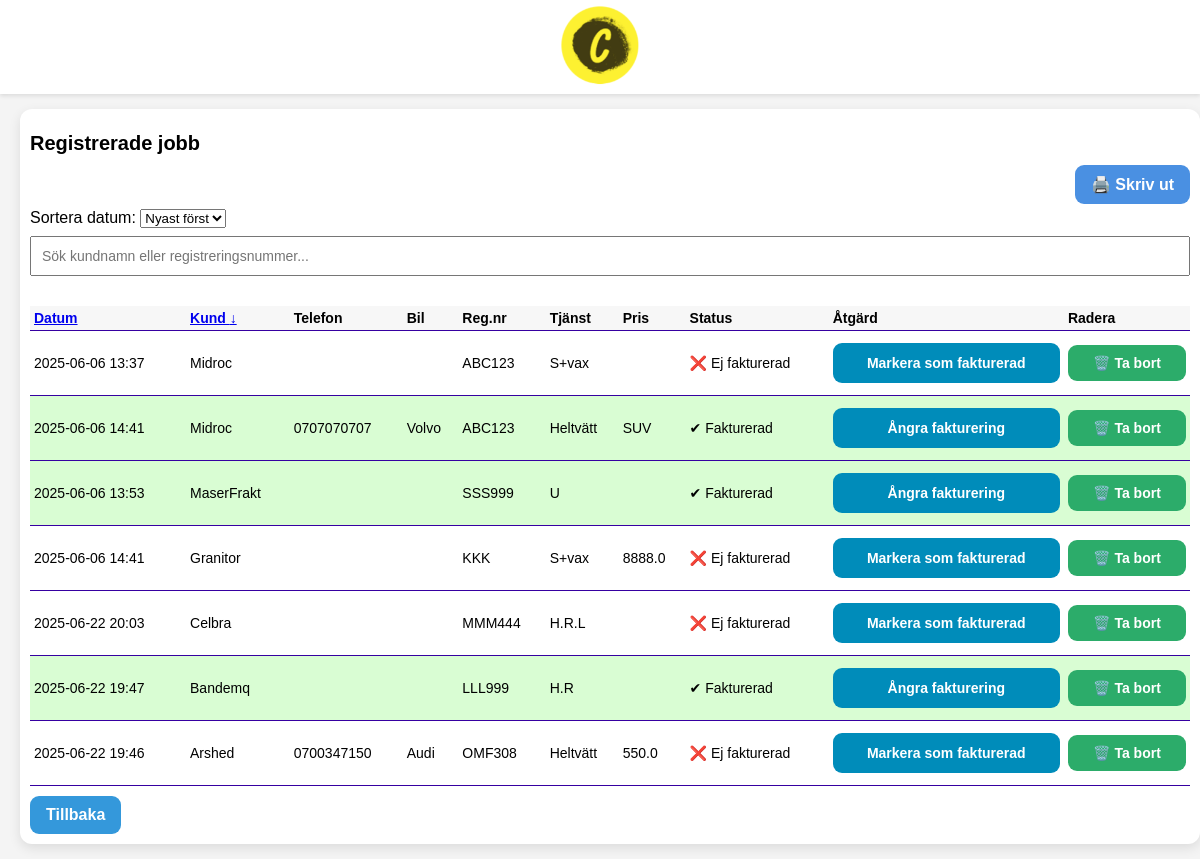
Screenshot of /jobs?sort_field=name&sort=desc&search= with the database file from the repository.
### tables this page shows
CREATE TABLE jobs (
        id INTEGER PRIMARY KEY AUTOINCREMENT,
        customer_name TEXT,
        phone TEXT,
        car_model TEXT,
        license_plate TEXT,
        service TEXT,
        price REAL,
        date TEXT,
        status TEXT
    , archived INTEGER DEFAULT 0);

### app.py (the view)
@app.route('/jobs')
def jobs():
    search = request.args.get('search', '')
    sort_field = request.args.get('sort_field', 'date')
    sort_order = request.args.get('sort', 'desc')
    allowed_fields = {
        'date': 'date',
        'name': 'customer_name'
    }
    order_by = allowed_fields.get(sort_field, 'date')
    conn = sqlite3.connect('database.db')
    c = conn.cursor()
    if search:
        c.execute(f"""
            SELECT * FROM jobs
            WHERE archived = 0 AND (license_plate LIKE ? OR customer_name LIKE ?)
            ORDER BY {order_by} {sort_order}
        """, ('%' + search + '%', '%' + search + '%'))
    else:
        c.execute(f"SELECT * FROM jobs WHERE archived = 0 ORDER BY {order_by} {sort_order}")
    jobs = c.fetchall()
    conn.close()
    return render_template('jobs.html', jobs=jobs, search=search, sort=sort_order, sort_field=sort_field)

### templates/jobs.html (shortened to what this page needs)
{% extends 'base.html' %}
{% block content %}
<div class="container">
    <h1>Registrerade jobb</h1>
    <div class="print-btn-wrapper">
  <a href="{{ url_for('generate_job_list_pdf', sort=sort, sort_field=sort_field) }}" class="btn-pdf">
    🖨️ Skriv ut
  </a>
</div>
    <label for="sort">Sortera datum:</label>
        <select name="sort" onchange="this.form.submit()">
            <option value="desc" {% if sort == 'desc' %}selected{% endif %}>Nyast först</option>
        </select>
    <input type="text" id="liveSearch" placeholder="Sök kundnamn eller registreringsnummer..." style="width: 100%; padding: 10px; margin-bottom: 15px; font-size: 14px;">
    <table>
        <thead>
            <tr>
                <th>
                    <a href="{{ url_for('jobs', sort_field='date', sort='asc' if sort_field != 'date' or sort == 'desc' else 'desc', search=search) }}">
                        Datum {% if sort_field == 'date' %}{{ '↑' if sort == 'asc' else '↓' }}{% endif %}
                    </a>
                </th>
                <th>
                    <a href="{{ url_for('jobs', sort_field='name', sort='asc' if sort_field != 'name' or sort == 'desc' else 'desc', search=search) }}">
                        Kund {% if sort_field == 'name' %}{{ '↑' if sort == 'asc' else '↓' }}{% endif %}
                    </a>
                </th>
                <th>Telefon</th>
                <th>Bil</th>
                <th>Reg.nr</th>
                <th>Tjänst</th>
                <th>Pris</th>
                <th>Status</th>
                <th>Åtgärd</th>
                <th>Radera</th>
            </tr>
        </thead>
        <tbody>
            {% for job in jobs %}
            <tr class="{% if job[8] == 'Fakturerad' %}fakturerad{% endif %}">
                <td>{{ job[7] }}</td>
                <td>{{ job[1] }}</td>
                <td>{{ job[2] }}</td>
                <td>{{ job[3] }}</td>
                <td>{{ job[4] }}</td>
                <td>{{ job[5] }}</td>
                <td>{{ job[6] }}</td>
                <td>
                    {% if job[8] == 'Fakturerad' %}
                        ✔ Fakturerad
                    {% else %}
                        ❌ Ej fakturerad
                    {% endif %}
                </td>
                <td>
                    <form method="post" action="/toggle_status/{{ job[0] }}" onsubmit="return confirmToggleStatus(this)">
                        <button type="submit" class="action-btn">
                            {% if job[8] == 'Fakturerad' %}
                                Ångra fakturering
                            {% else %}
                                Markera som fakturerad
                            {% endif %}
                        </button>
                    </form>
                </td>
                <td>
                    <form method="post" action="/delete/{{ job[0] }}" onsubmit="return confirmDelete(this)">
                        <button type="submit">🗑️ Ta bort</button>
                    </form>
                </td>
            </tr>
            {% endfor %}
        </tbody>
    </table>
    <a class="link" href="/">Tillbaka</a>
</div>
{% endblock %}

### static/style.css (style rules this page uses)
body { font-family: Arial, sans-serif; background-color: #f4f4f4; margin: 0; padding: 0; }
input, button { width: 100%; padding: 10px; margin: 8px 0; box-sizing: border-box; font-size: 14px; }
button { background-color: #2cac6a; color: white; border: none; border-radius: 9px; cursor: pointer; font-weight: bold; transition: background-color 0.3s ease; font-size: 14px; }
h1 { margin-bottom: 10px; font-size: 20px; }
.container { width: 100%; max-width: 1200px; margin: 5px auto; padding: 10px; background-color: white; border-radius: 12px; box-shadow: 0 4px 12px rgba(0,0,0,0.1); }
table { width: 100%; border-collapse: collapse; margin-top: 15px; font-size: 14px; }
th, td { padding: 4px; text-align: left; border-bottom: 1px solid #3600a1; }
th { background-color: #f7f7f7; }
.fakturerad { background-color: #d9fdd3; }
td { vertical-align: middle; }
.link, .btn-pdf, .top-links a { display: inline-block; padding: 10px 16px; border-radius: 9px; text-decoration: none; font-weight: bold; transition: background-color 0.3s ease; color: white; }
.link { margin-top: 10px; background-color: #3498db; font-size: 16px; }
.btn-pdf { background-color: #4a90e2; margin-bottom: 5px; }
.action-btn { background-color: #008CBA; color: white; border: none; padding: 12px 6px; border-radius: 9px; cursor: pointer; font-weight: bold; font-size: 14px; }
.print-btn-wrapper { display: flex; justify-content: flex-end; }

### rows the page displays
jobs: date "2025-06-06 13:37", customer_name "Midroc", license_plate "ABC123", service "S+vax", status "❌ Ej fakturerad"
jobs: date "2025-06-06 14:41", customer_name "Midroc", phone "0707070707", car_model "Volvo", license_plate "ABC123", service "Heltvätt", price "SUV", status "✔ Fakturerad"
jobs: date "2025-06-06 13:53", customer_name "MaserFrakt", license_plate "SSS999", service "U", status "✔ Fakturerad"
jobs: date "2025-06-06 14:41", customer_name "Granitor", license_plate "KKK", service "S+vax", price "8888.0", status "❌ Ej fakturerad"
jobs: date "2025-06-22 20:03", customer_name "Celbra", license_plate "MMM444", service "H.R.L", status "❌ Ej fakturerad"
jobs: date "2025-06-22 19:47", customer_name "Bandemq", license_plate "LLL999", service "H.R", status "✔ Fakturerad"
jobs: date "2025-06-22 19:46", customer_name "Arshed", phone "0700347150", car_model "Audi", license_plate "OMF308", service "Heltvätt", price "550.0", status "❌ Ej fakturerad"

### other values shown
{{ '↑' if sort == 'asc' else '↓' }} "↓"
